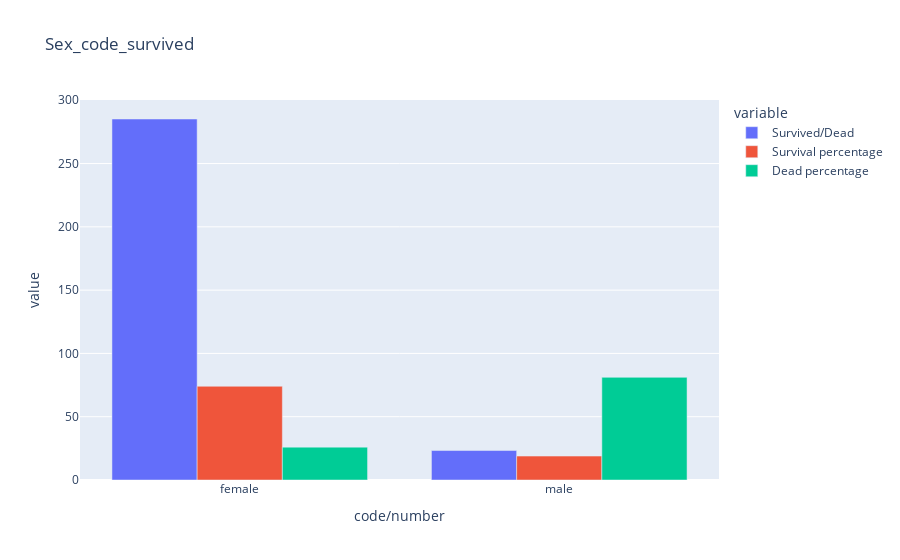

Notebook code cell kept with this figure:
### Code cell
plot

### Figure 1 — Plotly figure (JSON) as saved in the notebook; plotly's stock layout.template omitted (floating-point values rounded to 4 significant figures)
{"data": [{"alignmentgroup": "True", "hovertemplate": "variable=Survived/Dead<br>code/number=%{x}<br>value=%{y}<extra></extra>", "legendgroup": "Survived/Dead", "marker": {"color": "#636efa"}, "name": "Survived/Dead", "offsetgroup": "Survived/Dead", "orientation": "v", "showlegend": true, "textposition": "auto", "type": "bar", "x": ["female", "male"], "xaxis": "x", "y": [285.2, 23.29], "yaxis": "y"}, {"alignmentgroup": "True", "hovertemplate": "variable=Survival percentage<br>code/number=%{x}<br>value=%{y}<extra></extra>", "legendgroup": "Survival percentage", "marker": {"color": "#EF553B"}, "name": "Survival percentage", "offsetgroup": "Survival percentage", "orientation": "v", "showlegend": true, "textposition": "auto", "type": "bar", "x": ["female", "male"], "xaxis": "x", "y": [74.04, 18.89], "yaxis": "y"}, {"alignmentgroup": "True", "hovertemplate": "variable=Dead percentage<br>code/number=%{x}<br>value=%{y}<extra></extra>", "legendgroup": "Dead percentage", "marker": {"color": "#00cc96"}, "name": "Dead percentage", "offsetgroup": "Dead percentage", "orientation": "v", "showlegend": true, "textposition": "auto", "type": "bar", "x": ["female", "male"], "xaxis": "x", "y": [25.96, 81.11], "yaxis": "y"}], "layout": {"barmode": "group", "legend": {"title": {"text": "variable"}, "tracegroupgap": 0}, "title": {"text": "Sex_code_survived"}, "xaxis": {"anchor": "y", "domain": [0, 1], "title": {"text": "code/number"}}, "yaxis": {"anchor": "x", "domain": [0, 1], "title": {"text": "value"}}}}
